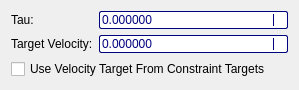
<?xml version="1.0" encoding="UTF-8"?>
<ui version="4.0">
 <class>MotorVelocity</class>
 <widget class="QWidget" name="MotorVelocity">
  <property name="geometry">
   <rect>
    <x>0</x>
    <y>0</y>
    <width>299</width>
    <height>80</height>
   </rect>
  </property>
  <property name="windowTitle">
   <string>Dialog</string>
  </property>
  <property name="styleSheet">
   <string notr="true">QSpinBox,QDoubleSpinBox {
	color: rgb(0,0,127);
	border: 1px solid rgb(0,0,127);
	border-radius: 2px;
}

QSpinBox:hover,QDoubleSpinBox:hover {
	background-color: rgba(0, 0, 0, 16);
}

QSpinBox::up-button,QDoubleSpinBox::up-button,
QSpinBox::down-button,QDoubleSpinBox::down-button {
	border-left: 1px solid rgb(0,0,127);
	background-color: transparent;
}

QSpinBox::up-button:hover,
QDoubleSpinBox::up-button:hover,
QSpinBox::down-button:hover,
QDoubleSpinBox::down-button:hover
{
	border-left: 1px solid rgb(0,0,127);
	background-color: rgba(0, 0, 0, 32);
}

QSpinBox::up-arrow,QDoubleSpinBox::up-arrow{
	image: url(:/icons/arrowup.png);
	width: 5px;
}

QSpinBox::down-arrow,QDoubleSpinBox::down-arrow{
	image: url(:/icons/arrowdown.png);
	width: 5px;
}
</string>
  </property>
  <layout class="QVBoxLayout" name="verticalLayout">
   <item>
    <layout class="QFormLayout" name="formLayout">
     <item row="0" column="0">
      <widget class="QLabel" name="label">
       <property name="text">
        <string>Tau:</string>
       </property>
      </widget>
     </item>
     <item row="1" column="0">
      <widget class="QLabel" name="label_2">
       <property name="text">
        <string>Target Velocity:</string>
       </property>
      </widget>
     </item>
     <item row="0" column="1">
      <widget class="QDoubleSpinBox" name="spinBoxTau">
       <property name="decimals">
        <number>6</number>
       </property>
       <property name="maximum">
        <double>1.000000000000000</double>
       </property>
       <property name="singleStep">
        <double>0.010000000000000</double>
       </property>
      </widget>
     </item>
     <item row="1" column="1">
      <widget class="QDoubleSpinBox" name="spinBoxTarget">
       <property name="decimals">
        <number>6</number>
       </property>
       <property name="maximum">
        <double>9999.000000000000000</double>
       </property>
      </widget>
     </item>
    </layout>
   </item>
   <item>
    <widget class="QCheckBox" name="checkBox">
     <property name="text">
      <string>Use Velocity Target From Constraint Targets</string>
     </property>
    </widget>
   </item>
  </layout>
 </widget>
 <resources/>
 <connections/>
</ui>
